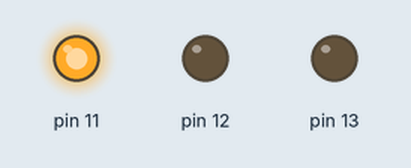
Simulated run of this sketch. Board: Arduino Uno, built with avr-gcc and run on an emulated ATmega328P. Parts: output pins drawn as LEDs (lit = HIGH).

Above: at 3.5 s.
At 7.2 s:
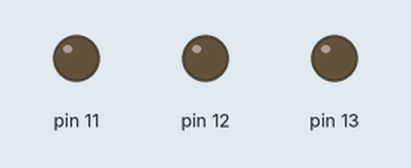
At 10.5 s:
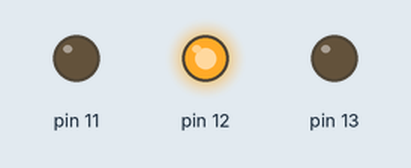
At 15.5 s:
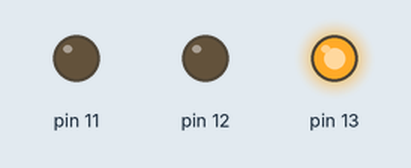
At 20.5 s:
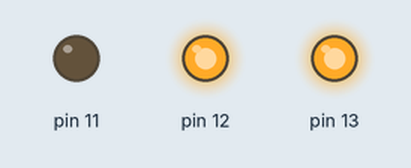
Timing chart, 0 to 27.3 s (numbered marks = the images above):
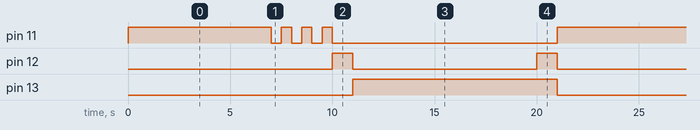

The sketch:

0_7a.ino
```cpp
#define n 10

void setup() {
  pinMode(13, OUTPUT);
  pinMode(12, OUTPUT);
  pinMode(11, OUTPUT);
}

void loop() {
  digitalWrite(11, 1);
  delay((n - 3) * 1000);

  digitalWrite(11, 0);
  delay(500);
  digitalWrite(11, 1);
  delay(500);
  digitalWrite(11, 0);
  delay(500);
  digitalWrite(11, 1);
  delay(500);
  digitalWrite(11, 0);
  delay(500);
  digitalWrite(11, 1);
  delay(500);
  digitalWrite(11, 0);

  digitalWrite(12, 1);
  delay(1000);
  digitalWrite(12, 0);

  digitalWrite(13, 1);
  delay((n - 1) * 1000);
  digitalWrite(12, 1);
  delay(1000);
  digitalWrite(13, 0);
  digitalWrite(12, 0);
}
```

Measured:
- by itself, pin 11: repeats every 21.0 s: 3 × (LOW 0.50 s, HIGH 0.50 s), LOW 11.0 s, HIGH 7.0 s
- by itself, pin 12: alternates HIGH for 1.0 s and LOW for 9.0 s
- by itself, pin 13: alternates HIGH for 10.0 s and LOW for 11.0 s
